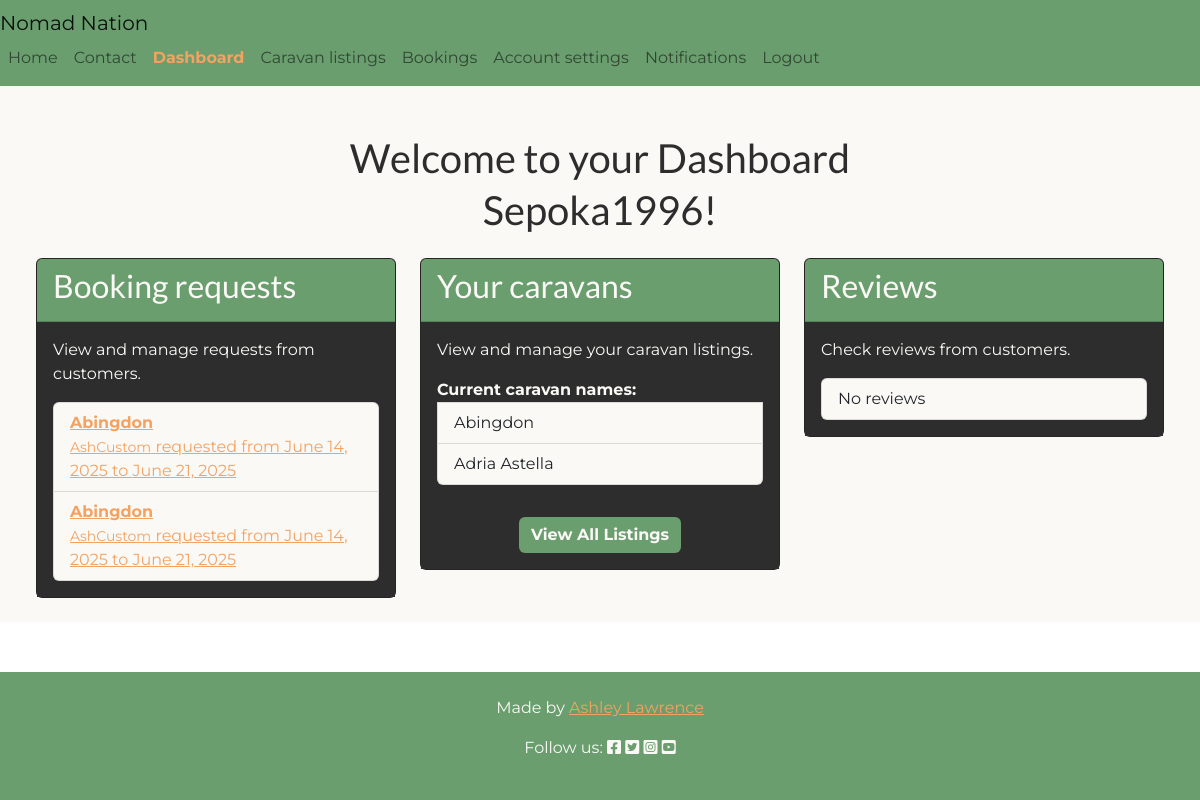
The app's page /dashboard/ (signed in), older data.
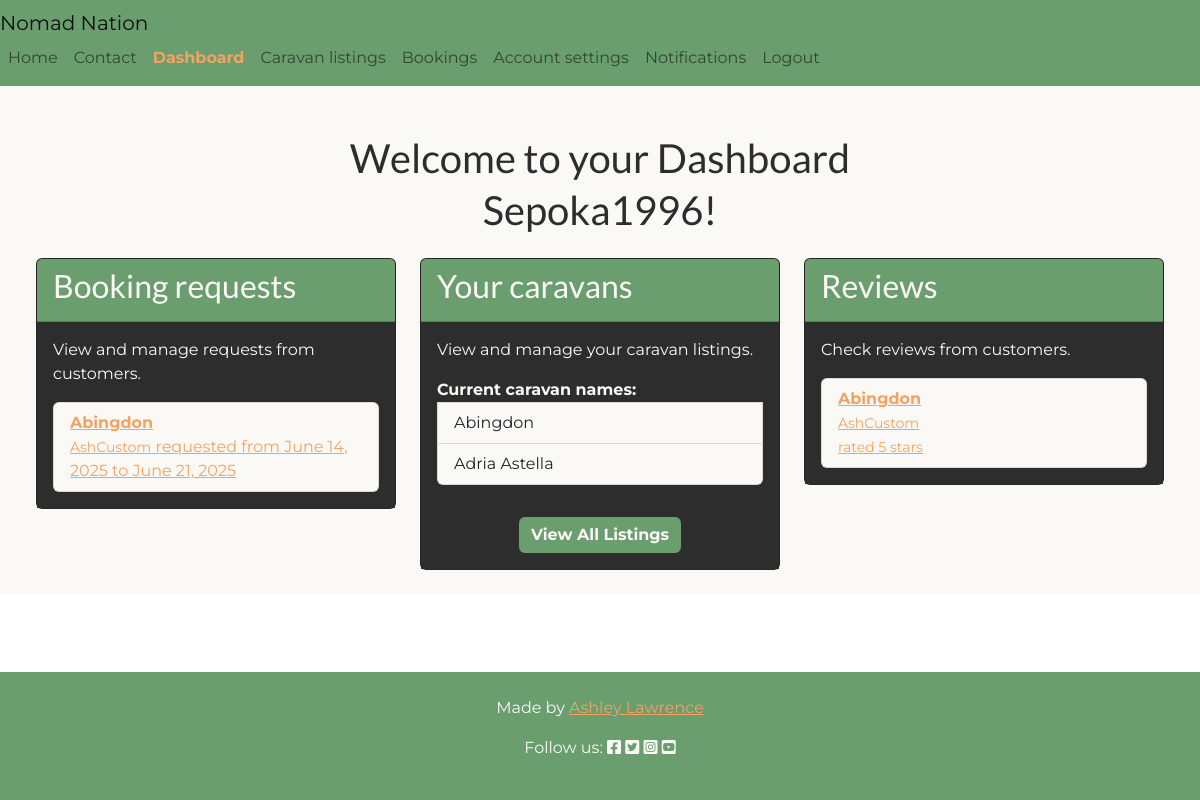
The same page, newer data.
### listings/models.py (models this page shows, shortened)
class Booking(models.Model):
    STATUS_CHOICES = [
        ("pending", "Pending"),
        ("accepted", "Accepted"),
        ("declined", "Declined"),
    ]
    caravan = models.ForeignKey(
        Caravan, on_delete=models.CASCADE, related_name="bookings"
    )
    customer = models.ForeignKey(
        User, on_delete=models.CASCADE, related_name="bookings"
    )
    name = models.CharField(max_length=255)
    email = models.EmailField()
    phone_number = models.CharField(max_length=15, blank=True, null=True)
    start_date = models.DateField()
    end_date = models.DateField()
    message = models.TextField(blank=True, null=True)
    status = models.CharField(
        max_length=10, choices=STATUS_CHOICES, default="pending"
    )

class Caravan(models.Model):
    owner = models.ForeignKey(
        User, on_delete=models.CASCADE, related_name='caravans'
    )
    title = models.CharField(max_length=100)
    description = models.TextField()
    berth = models.CharField(
        max_length=10, choices=[
            ('small', 'Two-berth'),
            ('medium', 'Four-berth'),
            ('large', 'Six-berth')
        ]
    )
    price_per_night = models.DecimalField(max_digits=6, decimal_places=2)
    location = models.CharField(max_length=100)
    amenities = models.ManyToManyField(Amenity, related_name='caravans')
    favourites = models.ManyToManyField(
        User, related_name='favourite_caravans', blank=True
    )

class Review(models.Model):
    caravan = models.ForeignKey(
        Caravan, on_delete=models.CASCADE, related_name='reviews'
    )
    customer = models.ForeignKey(
        User, on_delete=models.CASCADE, related_name='reviews'
    )
    rating = models.IntegerField()
    comment = models.TextField()
    created_at = models.DateTimeField(auto_now_add=True)
    updated_at = models.DateTimeField(auto_now=True)
    approved = models.BooleanField(default=False)

### dashboard/views.py (the view)
# urls.py: path('', views.dashboard_view, name='dashboard'),
@login_required
def dashboard_view(request):
    current_user = request.user
    context = {}
    context['username'] = current_user.username
    if current_user.is_superuser:
        context['user_type'] = 'superuser'
        context['admin_url'] = '/admin/'
        return render(request, 'dashboard/dashboard.html', context)
    try:
        user_profile = current_user.profile
    except AttributeError:
        return redirect('account_logout')
    if user_profile.user_type == 'customer':
        context['user_type'] = 'customer'
        context['upcoming_stays'] = Booking.objects.filter(
            customer=current_user,
            status='accepted',
            start_date__gte=timezone.now()
        )
        context['favourites'] = current_user.favourite_caravans.all()
        context['previous_stays'] = Booking.objects.filter(
            customer=current_user,
            status='accepted',
            end_date__lt=timezone.now()
        )
    elif user_profile.user_type == 'owner':
        context['user_type'] = 'owner'
        context['requests'] = Booking.objects.filter(
            caravan__owner=current_user, status='pending'
        )
        context['caravans'] = Caravan.objects.filter(owner=current_user)
        context['reviews'] = Review.objects.filter(
            caravan__owner=current_user, approved=True
        )
    else:
        return redirect('account_logout')
    return render(request, 'dashboard/dashboard.html', context)

### dashboard/templates/dashboard/dashboard.html (shortened to what this page needs)
{% extends "base.html" %}
{% block content %}
<div class="container-fluid d-flex flex-column justify-content-center align-items-center bg-styles">
    <h1 class="text-center mb-1 mt-5 title">Welcome to your Dashboard</h1>
    {% if user_type == 'superuser' %}
    <h1 class="text-center mb-4 title">Superuser!</h1>
    <p>To manage the site go to admin page:
        <a href="{{ admin_url }}" class="btn btn-primary w-100 mt-3 btn-styles">Here</a>
    </p>
</div>
{% elif user_type == 'owner' %}
<div class="container-fluid d-flex flex-column justify-content-center align-items-center bg-styles dashboard-style">
    <h1 class="text-center mb-4 title">{{ username }}!</h1>
    <div class="row w-100">
        <div class="col-md-4">
            <div class="card mb-4 text-white">
                <div class="card-header">
                    <h2 class="card-title title">Booking requests</h2>
                </div>
                <div class="card-body">
                    <p>View and manage requests from customers.</p>
                    <ul class="list-group">
                        {% for request in requests %}
                            <li class="list-group-item">
                                <a href="{% url 'booking_view' request.caravan.id %}">
                                    <strong>{{ request.caravan.title }}</strong><br>
                                    <small>{{ request.customer.username }}</small> requested from
                                    {{ request.start_date }} to {{ request.end_date }}
                                </a>
                            </li>
                        {% empty %}
                            <li class="list-group-item">No current requests</li>
                        {% endfor %}
                    </ul>
                </div>
            </div>
        </div>
        <div class="col-md-4">
            <div class="card mb-4 text-white">
                <div class="card-header">
                    <h2 class="card-title title">Your caravans</h2>
                </div>
                <div class="card-body">
                    <p>View and manage your caravan listings.</p>
                    <ul class="list-group">
                        <strong>Current caravan names:</strong>
                        {% for caravan in caravans %}
                            <li class="list-group-item">{{ caravan.title }}</li>
                        {% empty %}
                            <li class="list-group-item">No caravans listed</li>
                        {% endfor %}
                    </ul>
                    <div class="d-flex justify-content-center mt-3">
                        <a href="{% url 'listings' %}" class="btn btn-primary mt-3 btn-styles">View All Listings</a>
                    </div>
                </div>
            </div>
        </div>
        <div class="col-md-4">
            <div class="card mb-4 text-white">
                <div class="card-header">
                    <h2 class="card-title title">Reviews</h2>
                </div>
                <div class="card-body">
                    <p>Check reviews from customers.</p>
                    <ul class="list-group">
                        {% for review in reviews %}
                            <li class="list-group-item">
                                <a href="{% url 'listings' %}#review-{{ review.pk }}">
                                    <strong>{{ review.caravan.title }}</strong><br>
                                    <small>{{ review.customer.username }}</small><br>
                                    <small>rated {{ review.rating }} stars</small>
                                </a>
                            </li>
                        {% empty %}
                            <li class="list-group-item">No reviews</li>
                        {% endfor %}
                    </ul>
                </div>
            </div>
        </div>
    </div>
</div>
{% endif %}
{% endblock %}

Row changes from the older to the newer data that the page shows:
no longer on this page (row edited): Booking: caravan "Abingdon", customer.username "AshCustom", start_date "June 14, 2025", end_date "June 21, 2025"
now on this page (row edited): Review: caravan "Abingdon", customer.username "AshCustom", rating "5"
Text that changed along with them:
text no longer shown: "No reviews"
